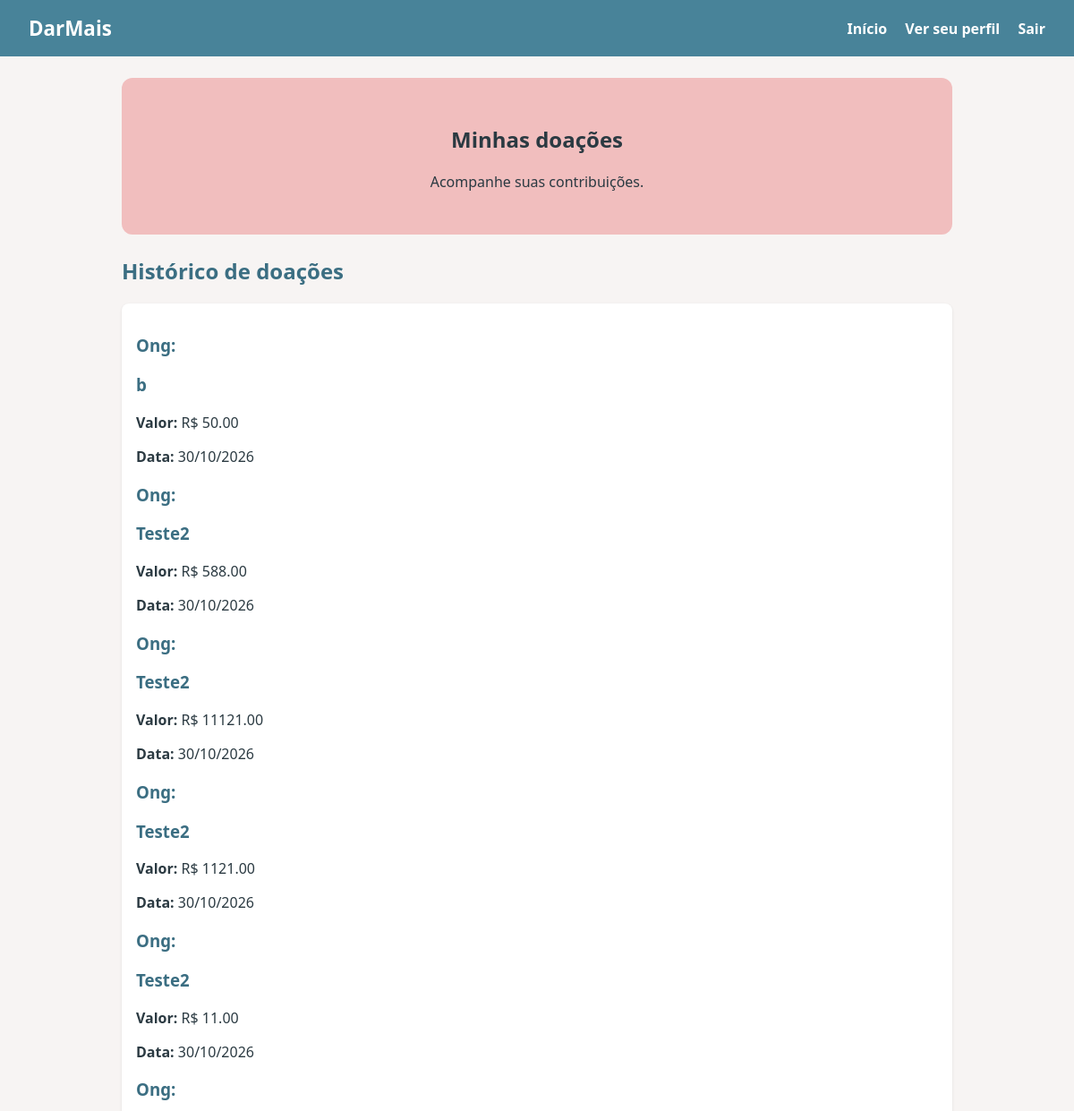
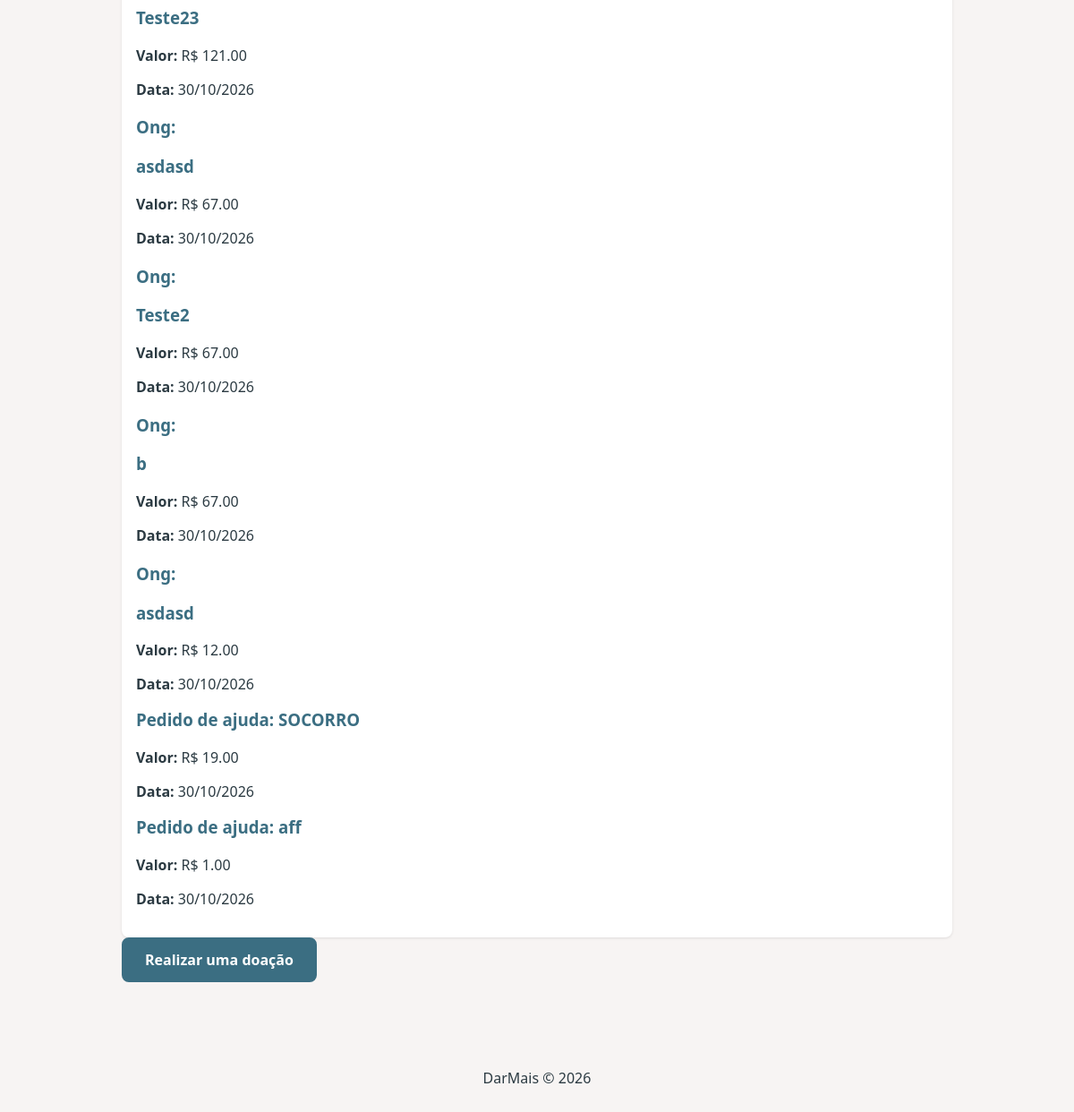
The app's page /visualizar_doacoes/ (signed in) with its own data (2 pictures, top to bottom).
### projeto_romerito/models.py (models this page shows)
class Doacao(Base):
    __tablename__ = "doacoes"
    id: Mapped[int] = mapped_column(primary_key=True, autoincrement=True)
    valor: Mapped[float] = mapped_column(Numeric(10, 2), nullable=False)
    usuario_id: Mapped[int] = mapped_column(ForeignKey("usuarios.id"), nullable=False)
    ong_id: Mapped[Optional[int]] = mapped_column(ForeignKey("ongs.id"), nullable=True)
    pedido_ajuda_id: Mapped[Optional[int]] = mapped_column(
        ForeignKey("pedidos_ajuda.id"),
        nullable=True
    )
    data_doacao: Mapped[datetime] = mapped_column(
        DateTime,
        default=datetime.utcnow,
        nullable=False
    )
    usuario: Mapped["Usuarios"] = relationship(
        back_populates="doacoes"
    )
    pedido_ajuda: Mapped[Optional["PedidoDeAjuda"]] = relationship(
        back_populates="doacoes"
    )
    ong: Mapped[Optional["Ong"]] = relationship(
        back_populates="doacoes"
    )

class Ong(Base):
    __tablename__ = "ongs"
    id: Mapped[int] = mapped_column(primary_key=True, autoincrement=True)
    nome: Mapped[str] = mapped_column(String(100), nullable=False)
    descricao: Mapped[str] = mapped_column(Text, nullable=False)
    projetos: Mapped[List["ProjetoSocial"]] = relationship(
        back_populates="ong"
    )
    doacoes: Mapped[List["Doacao"]] = relationship(
        back_populates="ong"
    )

class PedidoDeAjuda(Base):
    __tablename__ = "pedidos_ajuda"
    id: Mapped[int] = mapped_column(primary_key=True, autoincrement=True)
    titulo: Mapped[str] = mapped_column(String(100), nullable=False)
    descricao: Mapped[str] = mapped_column(Text, nullable=False)
    instituicao_id: Mapped[int] = mapped_column(
        ForeignKey("instituicoes.id"),
        nullable=False
    )
    instituicao: Mapped["Instituicao"] = relationship(
        back_populates="pedidos_ajuda"
    )
    beneficiarios: Mapped[List["Beneficiario"]] = relationship(
        back_populates="pedido_ajuda"
    )
    doacoes: Mapped[List["Doacao"]] = relationship(
        back_populates="pedido_ajuda"
    )

### projeto_romerito/blueprints/doacoes/routes.py (the view)
@doacoes_bp.route('/visualizar_doacoes/')
def visualizar():
     usuario_id = flask_sessao.get('user_id')
     with Session(bind = engine ) as session:
        doacoes = session.scalars(select(Doacao).where(Doacao.usuario_id == usuario_id)).all()
        return render_template('doacoes/visualizar.html', doacoes = doacoes)

### projeto_romerito/blueprints/doacoes/templates/doacoes/visualizar.html (shortened to what this page needs)
{% extends 'base.html' %}
{% block conteudo %}
<section class="hero">
    <h1>Minhas doações</h1>
    <p>Acompanhe suas contribuições.</p>
</section>
<h2>Histórico de doações</h2>
<div class="cards">
        <div class="card">
        {% for doacao in doacoes %}
            <h3>
                {% if doacao.ong %}
                <p>Ong:</p>{{ doacao.ong.nome }}
                {% elif doacao.pedido_ajuda %}
                    Pedido de ajuda: {{doacao.pedido_ajuda.titulo}}
                {% else %}
                    Destino não informado
                {% endif %}
            </h3>
            <p>
                <strong>Valor:</strong>
                R$ {{ "%.2f"|format(doacao.valor) }}
            </p>
            <p>
                <strong>Data:</strong>
                {{ doacao.data_doacao.strftime('%d/%m/%Y') }}
            </p>
        {% endfor %}
        </div>
</div>
<a href="{{ url_for('doacoes.doar') }}" class="btn-cadastro">
    Realizar uma doação
</a>
{% endblock %}

### projeto_romerito/static/style.css (style rules this page uses)
:root { --cinza: #D8D8D8; --azul: #488399; --azul-escuro: #3b6e82; --coral: #EA9393; --amarelo: #F4D38A; --rosa: #F1BEBE; --fundo: #f7f4f3; --texto: #2b3a42; }
* { box-sizing: border-box; }
body { font-family: system-ui, sans-serif; margin: 0; color: var(--texto); background: var(--fundo); }
.hero { text-align: center; padding: 2rem 1rem; background: var(--rosa); border-radius: 12px; margin-bottom: 1.5rem; }
h2 { color: var(--azul-escuro); }
.cards { display: grid; grid-template-columns: repeat(auto-fit, minmax(220px, 1fr)); gap: 1rem; }
.card { background: #fff; padding: 1rem; border-radius: 8px; box-shadow: 0 1px 3px rgba(0,0,0,.1); }
.card h3 { color: var(--azul-escuro); margin-top: 0; }
a { color: var(--azul-escuro); }
.btn-cadastro { display: inline-block; background-color: var(--azul-escuro); color: #fff; padding: 12px 24px; border-radius: 8px; text-decoration: none; font-size: 16px; font-weight: bold; border: 2px solid var(--azul-escuro); transition: background-color 0.3s, transform 0.2s; }

### records on screen
Doacao: ong.nome "b", valor "50.00", data_doacao "30/10/2026"
Doacao: ong.nome "Teste2", valor "588.00", data_doacao "30/10/2026"
Doacao: ong.nome "Teste2", valor "11121.00", data_doacao "30/10/2026"
Doacao: ong.nome "Teste2", valor "1121.00", data_doacao "30/10/2026"
Doacao: ong.nome "Teste2", valor "11.00", data_doacao "30/10/2026"
Doacao: ong.nome "Teste23", valor "121.00", data_doacao "30/10/2026"
Doacao: ong.nome "asdasd", valor "67.00", data_doacao "30/10/2026"
Doacao: ong.nome "Teste2", valor "67.00", data_doacao "30/10/2026"
Doacao: ong.nome "b", valor "67.00", data_doacao "30/10/2026"
Doacao: ong.nome "asdasd", valor "12.00", data_doacao "30/10/2026"
Doacao: pedido_ajuda.titulo "SOCORRO", valor "19.00", data_doacao "30/10/2026"
Doacao: pedido_ajuda.titulo "aff", valor "1.00", data_doacao "30/10/2026"
